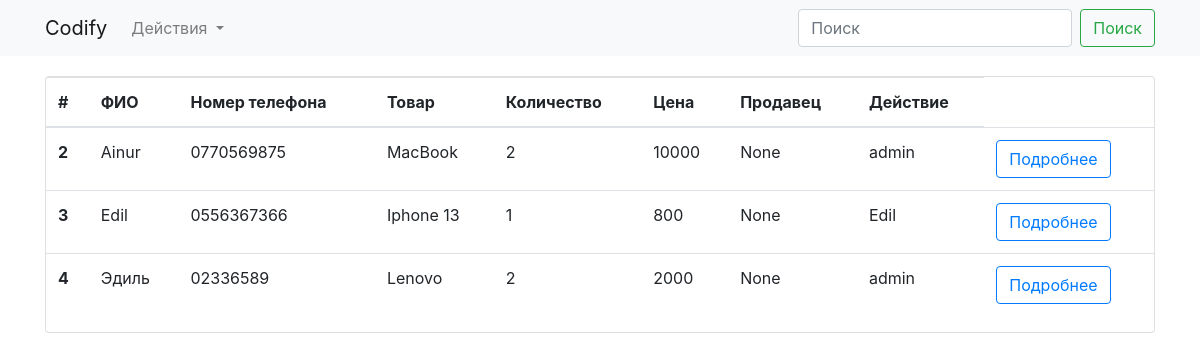
The page / on the database its author committed.
### app/models.py (models this page shows, shortened)
class Customers(db.Model):
    id = db.Column(db.Integer, primary_key=True)
    name = db.Column(db.String(64))
    phone_number = db.Column(db.String(32))
    item = db.Column(db.String(64))
    quantity = db.Column(db.Integer())
    price = db.Column(db.Integer())
    date_in = db.Column(db.Date())
    user = db.relationship('User', backref=db.backref('customers'))
    user_id = db.Column(db.Integer, db.ForeignKey('user.id'))

class User(UserMixin, db.Model):
    id = db.Column(db.Integer, primary_key=True)
    username = db.Column(db.String(32))
    password_hash = db.Column(db.String(44))
    @property
    def password(self):
        return self.password_hash

### app/views.py (the view)
def index():
    customers = Customers.query.all()
    return render_template('index.html', customers=customers)

### app/templates/index.html
{% extends "base.html" %}
{% block content %}
<div class="container">
  <div class="card">
    <table class="table">
      <thead>
        <tr>
          <th scope="col">#</th>
          <th scope="col">ФИО</th>
          <th scope="col">Номер телефона</th>
          <th scope="col">Товар</th>
          <th scope="col">Количество</th>
          <th scope="col">Цена</th>
          <th scope="col">Продавец</th>
          <th scope="col">Действие</th>
        </tr>
      </thead>
      <tbody>
      {% for customer in customers %}
        <tr>
          <th scope="row">{{ customer.id }}</th>
          <td>{{ customer.name }}</td>
          <td>{{ customer.phone_number }}</td>
          <td>{{ customer.item }}</td>
          <td>{{ customer.quantity }}</td>
          <td>{{ customer.price }}</td>
          <td>{{ customer.date_in }}</td>
          <td>{{ customer.user.username }}</td>
          <td><a class="btn btn-outline-primary" href="{{ url_for('customer_detail', customer_id=customer.id) }}">Подробнее</a></td>
        </tr>
      {% endfor %}
      </tbody>
    </table>
  </div>
</div>
{% endblock content %}

### app/templates/base.html (shortened to what this page needs)
<!doctype html>
<html lang="en">
  <head>
    <link rel="stylesheet" href="https://cdn.jsdelivr.net/npm/bootstrap@4.6.1/dist/css/bootstrap.min.css">
    <link href="{{ url_for('static', filename='css/style.css') }}" rel="stylesheet">
  </head>
  <body>
  <nav class="navbar navbar-expand-lg navbar-light bg-light">
    <div class="container">
    <a class="navbar-brand" href="#">Codify</a>
    <div class="collapse navbar-collapse" id="navbarSupportedContent">
      <ul class="navbar-nav mr-auto">
        <li class="nav-item dropdown">
          <a class="nav-link dropdown-toggle" href="#" id="navbarDropdown" role="button" data-toggle="dropdown" aria-expanded="false">
            Действия
          </a>
        </li>
      </ul>
      <form class="form-inline my-2 my-lg-0">
        <input class="form-control mr-sm-2" type="search" placeholder="Поиск" aria-label="Поиск">
        <button class="btn btn-outline-success my-2 my-sm-0" type="submit">Поиск</button>
      </form>
    </div>
    </div>
  </nav>
  <div class="content">
    {% block content %}
    {% endblock %}
  </div>
  </body>
</html>

### app/static/css/style.css (style rules this page uses)
.content { padding-top: 20px; padding-bottom: 20px; }

### rows shown on the page
Customers: id "2", name "Ainur", phone_number "0770569875", item "MacBook", quantity "2", price "10000", date_in "None", user.username "admin"
Customers: id "3", name "Edil", phone_number "0556367366", item "Iphone 13", quantity "1", price "800", date_in "None", user.username "Edil"
Customers: id "4", name "Эдиль", phone_number "02336589", item "Lenovo", quantity "2", price "2000", date_in "None", user.username "admin"
